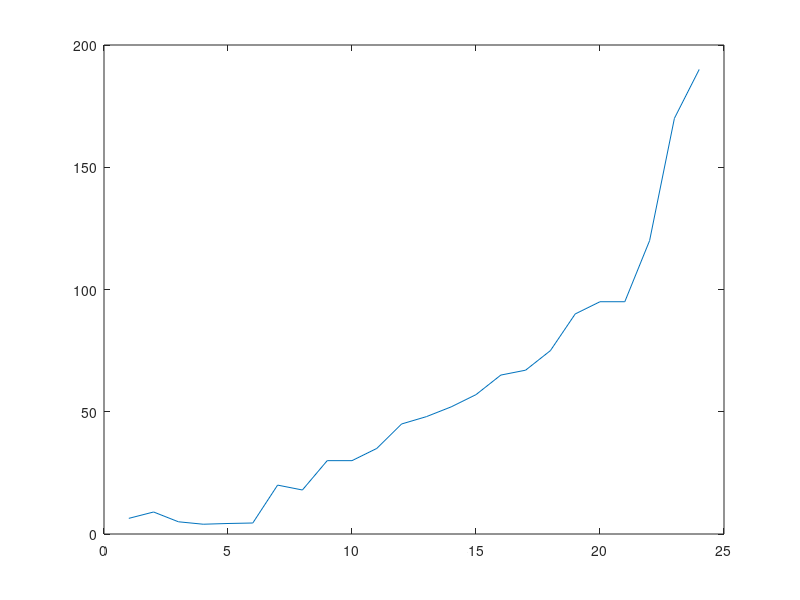

MATLAB code for this plot:
x = linspace(1,24, 24)
y = [6.4, 9 ,5 , 4, 4.3, 4.5, 20, 18, 30, 30, 35, 45, 48, 52, 57, 65, 67, 75, 90, 95, 95, 120, 170,190]
length(y)
plot (x, y)
